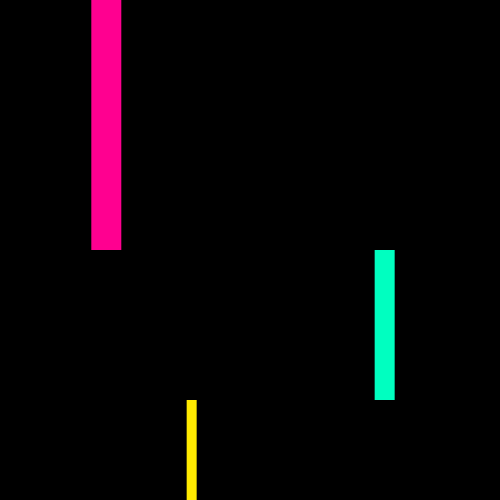
Frame 1 (no input)
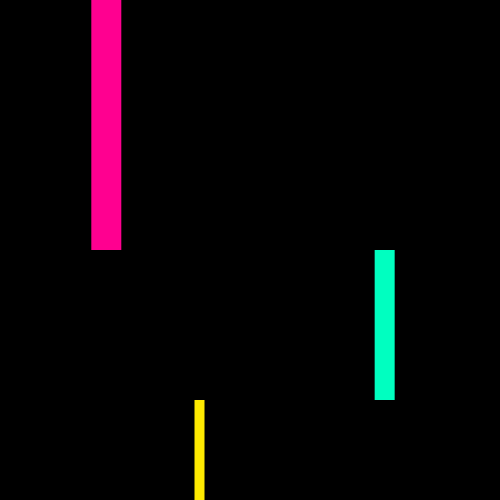
Frame 60 (the mouse pressed at the canvas centre just before this capture)
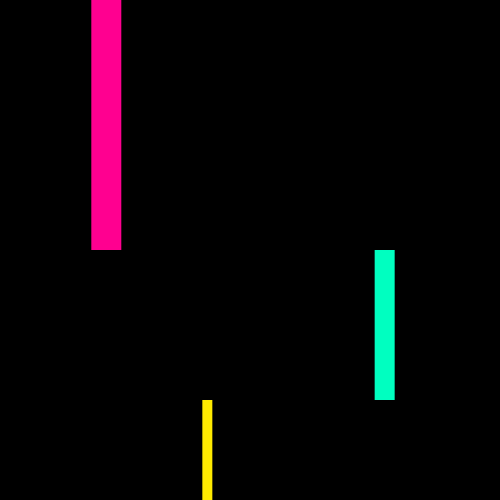
Frame 120 (the mouse held since frame 60 and released just before this capture)

The Processing sketch that drew these frames (run headless with seeded random() and noise(); from frame 60 on, the mouse is pressed at the canvas centre):

// Processing sketch: processing_106042
// ── processing_106042.pde

void setup() {
  size(500,500);
  noStroke();
}
 
void draw() {
  background(0);
  float h = map(hour(),0,23,30,(height));
  float m = map(minute(),0,60,30,(height));
  float s = map(second(),0,60,30,(height));
 
   //hour rect
  fill(#ff0090);
  rect(h,0,30,250);
  
  //minute rect
  fill(#00ffc0);
  rect(m,250,20,150);
  
  //second rect
  fill(#ffea00);
  rect(s, 400,10,100);
   
}
